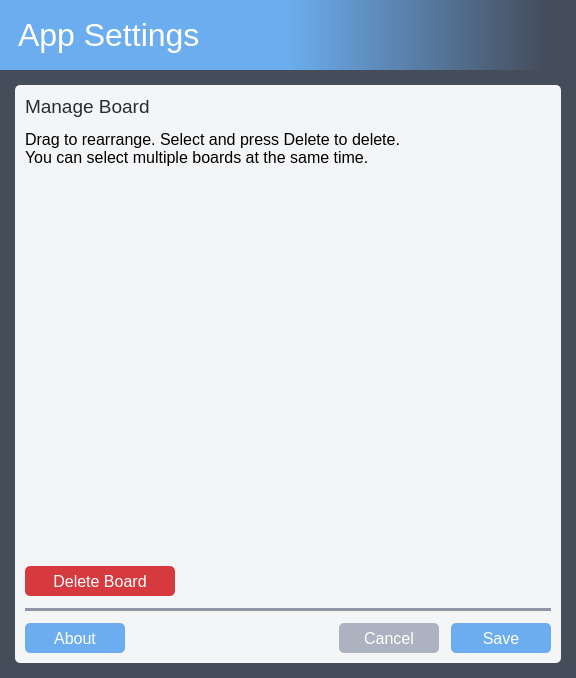
<?xml version="1.0" encoding="UTF-8"?>
<ui version="4.0">
 <class>SettingsWindow</class>
 <widget class="QMainWindow" name="SettingsWindow">
  <property name="geometry">
   <rect>
    <x>0</x>
    <y>0</y>
    <width>576</width>
    <height>678</height>
   </rect>
  </property>
  <property name="windowTitle">
   <string>App Settings</string>
  </property>
  <property name="windowIcon">
   <iconset>
    <normaloff>:/img/resources/img/icon.png</normaloff>:/img/resources/img/icon.png</iconset>
  </property>
  <property name="styleSheet">
   <string notr="true">background-color: #454c5a;</string>
  </property>
  <property name="iconSize">
   <size>
    <width>128</width>
    <height>128</height>
   </size>
  </property>
  <widget class="QWidget" name="centralwidget">
   <layout class="QVBoxLayout" name="verticalLayout_3">
    <property name="spacing">
     <number>0</number>
    </property>
    <property name="leftMargin">
     <number>0</number>
    </property>
    <property name="topMargin">
     <number>0</number>
    </property>
    <property name="rightMargin">
     <number>0</number>
    </property>
    <property name="bottomMargin">
     <number>0</number>
    </property>
    <item>
     <widget class="QLabel" name="label_app_settings">
      <property name="sizePolicy">
       <sizepolicy hsizetype="Preferred" vsizetype="Fixed">
        <horstretch>0</horstretch>
        <verstretch>0</verstretch>
       </sizepolicy>
      </property>
      <property name="minimumSize">
       <size>
        <width>0</width>
        <height>70</height>
       </size>
      </property>
      <property name="font">
       <font>
        <family>Arimo</family>
        <pointsize>24</pointsize>
       </font>
      </property>
      <property name="styleSheet">
       <string notr="true">background-color: qlineargradient(spread:pad, x1:0.5, y1:0.5, x2:0.95, y2:0.5, stop:0 rgba(107, 173, 238, 255), stop:1 rgba(69, 76, 90, 255));
color: #ffffff;
padding: 0 0 0 10px;</string>
      </property>
      <property name="text">
       <string>App Settings</string>
      </property>
      <property name="margin">
       <number>10</number>
      </property>
     </widget>
    </item>
    <item>
     <widget class="QWidget" name="widget" native="true">
      <layout class="QVBoxLayout" name="verticalLayout_7">
       <property name="leftMargin">
        <number>15</number>
       </property>
       <property name="topMargin">
        <number>15</number>
       </property>
       <property name="rightMargin">
        <number>15</number>
       </property>
       <property name="bottomMargin">
        <number>15</number>
       </property>
       <item>
        <widget class="QWidget" name="widget" native="true">
         <property name="focusPolicy">
          <enum>Qt::TabFocus</enum>
         </property>
         <property name="styleSheet">
          <string notr="true">background-color: #f4f5f7;
border-radius: 5px;</string>
         </property>
         <layout class="QVBoxLayout" name="verticalLayout">
          <property name="spacing">
           <number>12</number>
          </property>
          <property name="leftMargin">
           <number>10</number>
          </property>
          <property name="topMargin">
           <number>10</number>
          </property>
          <property name="rightMargin">
           <number>10</number>
          </property>
          <property name="bottomMargin">
           <number>10</number>
          </property>
          <item>
           <layout class="QHBoxLayout" name="horizontalLayout_3">
            <item>
             <layout class="QVBoxLayout" name="verticalLayout_2">
              <item>
               <widget class="QLabel" name="label_manage_board">
                <property name="font">
                 <font>
                  <family>Arimo</family>
                  <pointsize>14</pointsize>
                  <bold>false</bold>
                 </font>
                </property>
                <property name="styleSheet">
                 <string notr="true">color: #282c33;</string>
                </property>
                <property name="text">
                 <string>Manage Board</string>
                </property>
                <property name="wordWrap">
                 <bool>true</bool>
                </property>
               </widget>
              </item>
              <item>
               <widget class="QLabel" name="label_manage_board_desc">
                <property name="font">
                 <font>
                  <family>Arimo</family>
                  <pointsize>12</pointsize>
                 </font>
                </property>
                <property name="text">
                 <string>Drag to rearrange. Select and press Delete to delete.
You can select multiple boards at the same time.</string>
                </property>
                <property name="wordWrap">
                 <bool>true</bool>
                </property>
               </widget>
              </item>
              <item>
               <widget class="QListWidget" name="listWidget_manage_board">
                <property name="font">
                 <font>
                  <family>Torus Pro</family>
                  <pointsize>12</pointsize>
                  <bold>true</bold>
                 </font>
                </property>
                <property name="focusPolicy">
                 <enum>Qt::TabFocus</enum>
                </property>
                <property name="styleSheet">
                 <string notr="true">QListWidget::item {
	height: 40px;
	padding: 0 8px 0 8px
}

QListWidget::item {
	background-color: #ffffff;
	color: #000000;
	border-radius: 5px
}

QListWidget::item:hover {
	background-color: #e2e4e9;
	color: #000000
}

QListWidget::item:selected {
	background-color: #cccccc;
	color: #000000
}

QListWidget::item:focus {
	background-color: #cccccc;
	color: #000000
}

QScrollBar:vertical {
	border: none;
	background: #f4f5f7;
	width: 10px;
	margin: 1px 0 0 0;
	border-radius: 5px;
}

QScrollBar::handle:vertical {
	background-color: #bfc0c5;
	min-height: 30px;
	border-radius: 5px;
}

QScrollBar::handle:vertical:hover {
	background-color: #afb0b4;
}

QScrollBar::handle:vertical:pressed {
	background-color: #929497;
}

QScrollBar::sub-line:vertical {
	height: 0;
}

QScrollBar::add-line:vertical {
	height: 0;
}

QScrollBar::up-arrow:vertical,
QScrollBar::down-arrow:vertical {
	background: none;
}

QScrollBar::add-page:vertical,
QScrollBar::sub-page:vertical {
	background: none;
}

QScrollBar QMenu {
	background-color: #ebecf0;
	border: none;
	padding: 5px;
	margin: 0px;
	font-size: 13px;
}

QScrollBar QMenu::item {
	padding: 5px 13px 5px 13px;
	color: #000000;
}

QScrollBar QMenu::item:selected {
	border-radius: 5px;
	background-color: #acb2bf;
	color: #ffffff;
}
</string>
                </property>
                <property name="frameShape">
                 <enum>QFrame::NoFrame</enum>
                </property>
                <property name="dragEnabled">
                 <bool>true</bool>
                </property>
                <property name="dragDropMode">
                 <enum>QAbstractItemView::InternalMove</enum>
                </property>
                <property name="defaultDropAction">
                 <enum>Qt::MoveAction</enum>
                </property>
                <property name="selectionMode">
                 <enum>QAbstractItemView::ExtendedSelection</enum>
                </property>
                <property name="verticalScrollMode">
                 <enum>QAbstractItemView::ScrollPerPixel</enum>
                </property>
                <property name="horizontalScrollMode">
                 <enum>QAbstractItemView::ScrollPerPixel</enum>
                </property>
                <property name="isWrapping" stdset="0">
                 <bool>false</bool>
                </property>
                <property name="spacing">
                 <number>5</number>
                </property>
                <property name="uniformItemSizes">
                 <bool>true</bool>
                </property>
                <property name="wordWrap">
                 <bool>true</bool>
                </property>
                <property name="selectionRectVisible">
                 <bool>true</bool>
                </property>
               </widget>
              </item>
              <item>
               <layout class="QHBoxLayout" name="horizontalLayout_4">
                <item>
                 <widget class="QPushButton" name="btn_delete">
                  <property name="sizePolicy">
                   <sizepolicy hsizetype="Fixed" vsizetype="Fixed">
                    <horstretch>0</horstretch>
                    <verstretch>0</verstretch>
                   </sizepolicy>
                  </property>
                  <property name="minimumSize">
                   <size>
                    <width>150</width>
                    <height>30</height>
                   </size>
                  </property>
                  <property name="font">
                   <font>
                    <family>Arimo</family>
                    <pointsize>12</pointsize>
                   </font>
                  </property>
                  <property name="cursor">
                   <cursorShape>PointingHandCursor</cursorShape>
                  </property>
                  <property name="focusPolicy">
                   <enum>Qt::TabFocus</enum>
                  </property>
                  <property name="styleSheet">
                   <string notr="true">QPushButton {
	background-color: #d63a3e;
	color: #ffffff;
	border-radius: 5px
}

QPushButton:hover {
	background-color: #9e2a2a;
}

QPushButton:focus {
	border-color: #000000;
	border-width: 1.5px;
	border-style: solid;
}
</string>
                  </property>
                  <property name="text">
                   <string>Delete Board</string>
                  </property>
                 </widget>
                </item>
                <item>
                 <spacer name="horizontalSpacer_3">
                  <property name="orientation">
                   <enum>Qt::Horizontal</enum>
                  </property>
                  <property name="sizeHint" stdset="0">
                   <size>
                    <width>40</width>
                    <height>20</height>
                   </size>
                  </property>
                 </spacer>
                </item>
               </layout>
              </item>
              <item>
               <layout class="QHBoxLayout" name="horizontalLayout_2"/>
              </item>
              <item>
               <widget class="Line" name="line_2">
                <property name="styleSheet">
                 <string notr="true">background-color: #9096a6;</string>
                </property>
                <property name="frameShadow">
                 <enum>QFrame::Plain</enum>
                </property>
                <property name="lineWidth">
                 <number>0</number>
                </property>
                <property name="midLineWidth">
                 <number>0</number>
                </property>
                <property name="orientation">
                 <enum>Qt::Horizontal</enum>
                </property>
               </widget>
              </item>
             </layout>
            </item>
           </layout>
          </item>
          <item>
           <layout class="QHBoxLayout" name="horizontalLayout">
            <item>
             <widget class="QPushButton" name="btn_about">
              <property name="sizePolicy">
               <sizepolicy hsizetype="Fixed" vsizetype="Fixed">
                <horstretch>0</horstretch>
                <verstretch>0</verstretch>
               </sizepolicy>
              </property>
              <property name="minimumSize">
               <size>
                <width>100</width>
                <height>30</height>
               </size>
              </property>
              <property name="font">
               <font>
                <family>Arimo</family>
                <pointsize>12</pointsize>
               </font>
              </property>
              <property name="cursor">
               <cursorShape>PointingHandCursor</cursorShape>
              </property>
              <property name="focusPolicy">
               <enum>Qt::TabFocus</enum>
              </property>
              <property name="styleSheet">
               <string notr="true">QPushButton {
	background-color: #6badee;
	color: #ffffff;
	border-radius: 5px
}

QPushButton:hover {
	background-color: #5487bb;
}

QPushButton:focus {
	border-color: #000000;
	border-width: 1.5px;
	border-style: solid;
}
</string>
              </property>
              <property name="text">
               <string>About</string>
              </property>
             </widget>
            </item>
            <item>
             <spacer name="horizontalSpacer">
              <property name="orientation">
               <enum>Qt::Horizontal</enum>
              </property>
              <property name="sizeHint" stdset="0">
               <size>
                <width>0</width>
                <height>0</height>
               </size>
              </property>
             </spacer>
            </item>
            <item>
             <widget class="QPushButton" name="btn_cancel">
              <property name="sizePolicy">
               <sizepolicy hsizetype="Fixed" vsizetype="Fixed">
                <horstretch>0</horstretch>
                <verstretch>0</verstretch>
               </sizepolicy>
              </property>
              <property name="minimumSize">
               <size>
                <width>100</width>
                <height>30</height>
               </size>
              </property>
              <property name="font">
               <font>
                <family>Arimo</family>
                <pointsize>12</pointsize>
               </font>
              </property>
              <property name="cursor">
               <cursorShape>PointingHandCursor</cursorShape>
              </property>
              <property name="focusPolicy">
               <enum>Qt::TabFocus</enum>
              </property>
              <property name="styleSheet">
               <string notr="true">QPushButton {
	background-color: #acb2bf;
	color: #ffffff;
	border-radius: 5px
}

QPushButton:hover {
	background-color: #7e828c;
}

QPushButton:focus {
	border-color: #000000;
	border-width: 1.5px;
	border-style: solid;
}
</string>
              </property>
              <property name="text">
               <string>Cancel</string>
              </property>
             </widget>
            </item>
            <item>
             <widget class="QPushButton" name="btn_save">
              <property name="sizePolicy">
               <sizepolicy hsizetype="Fixed" vsizetype="Fixed">
                <horstretch>0</horstretch>
                <verstretch>0</verstretch>
               </sizepolicy>
              </property>
              <property name="minimumSize">
               <size>
                <width>100</width>
                <height>30</height>
               </size>
              </property>
              <property name="font">
               <font>
                <family>Arimo</family>
                <pointsize>12</pointsize>
               </font>
              </property>
              <property name="cursor">
               <cursorShape>PointingHandCursor</cursorShape>
              </property>
              <property name="focusPolicy">
               <enum>Qt::TabFocus</enum>
              </property>
              <property name="styleSheet">
               <string notr="true">QPushButton {
	background-color: #6badee;
	color: #ffffff;
	border-radius: 5px
}

QPushButton:hover {
	background-color: #5487bb;
}

QPushButton:focus {
	border-color: #000000;
	border-width: 1.5px;
	border-style: solid;
}
</string>
              </property>
              <property name="text">
               <string>Save</string>
              </property>
             </widget>
            </item>
           </layout>
          </item>
         </layout>
        </widget>
       </item>
      </layout>
     </widget>
    </item>
   </layout>
  </widget>
 </widget>
 <tabstops>
  <tabstop>widget</tabstop>
  <tabstop>listWidget_manage_board</tabstop>
  <tabstop>btn_delete</tabstop>
  <tabstop>btn_about</tabstop>
  <tabstop>btn_cancel</tabstop>
  <tabstop>btn_save</tabstop>
 </tabstops>
 <resources/>
 <connections/>
</ui>
